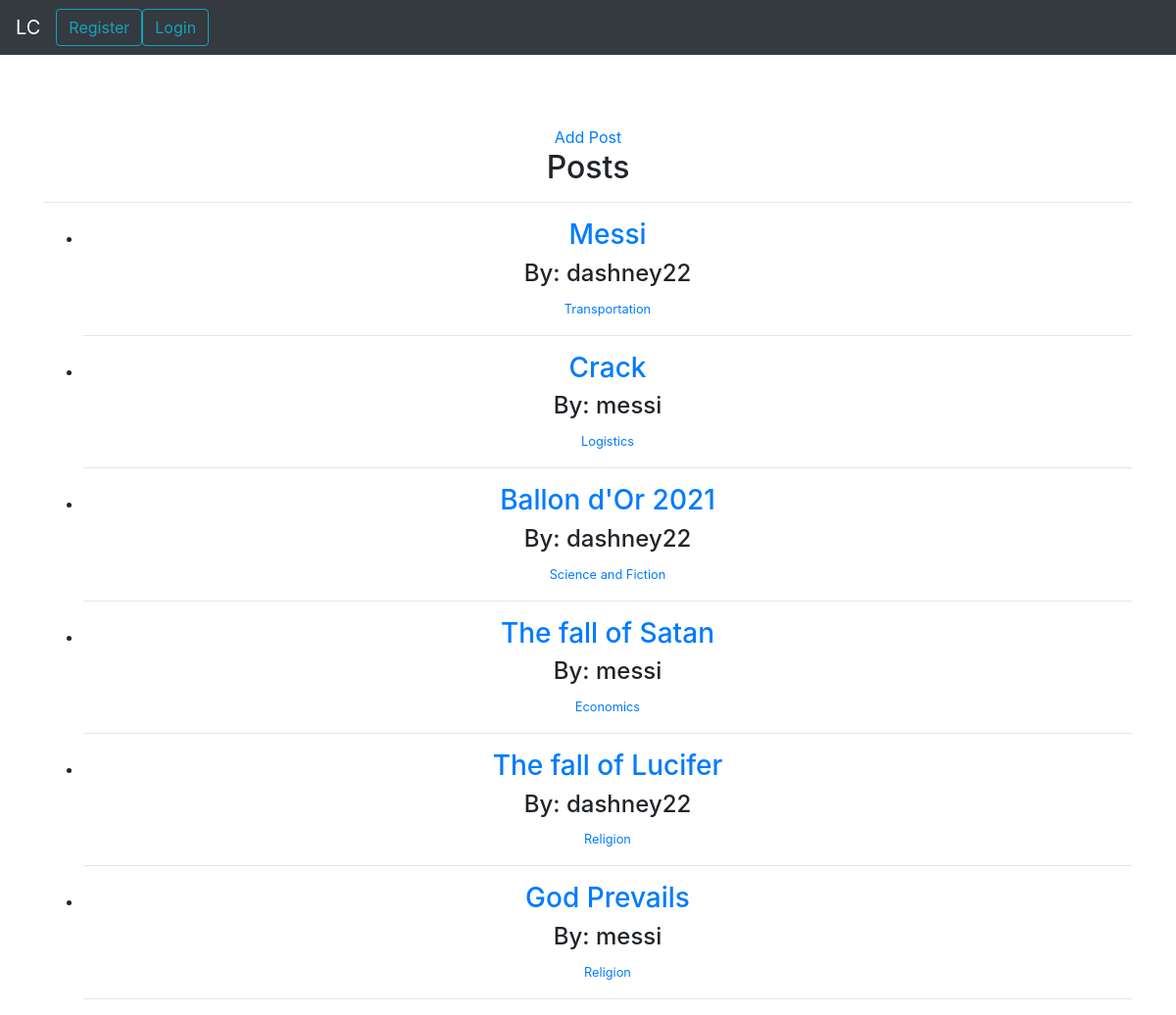
/posts/, run on the app's committed database.
### activities/models.py (models this page shows, shortened)
class Post(models.Model):
    title = models.CharField(max_length=255)
    author = models.ForeignKey(User,on_delete=models.CASCADE)
    body = RichTextField(blank= True, null= True)
    post_date = models.DateField(auto_now_add=True)
    category = models.CharField(max_length=255, default="Philosophy")
    likes = models.ManyToManyField(User, related_name="blog_likes")

### activities/views.py (the view)
# urls.py: path('posts/',PostView.as_view(), name="share-thoughts"),
class PostView(ListView):
    model = Post
    template_name = "activities/share_thoughts.html"
    ordering = ['-post_date']
    cats = Category.objects.all()
    def get_context_data(self,*args, **kwargs):
        cat_menu = Category.objects.all()
        context = super(PostView,self).get_context_data(*args, **kwargs)
        context["cat_menu"] = cat_menu
        return context

### activities/templates/activities/share_thoughts.html
{% extends 'activities/base.html' %}
{% load static %}
{% block content %}
<br/><br/>
<div class="text-center mx-auto">
    <div class="container">
        <div call="row">
            <div class="col-sm">
                <a href="{%url 'add-post' %}"> Add Post</a>
            </div>
            <div class="col-sm">
                <h2>Posts</h2>
            </div>
        </div>
    </div>
 <hr>
 <ul>
    {% for post in object_list %}
     <li>
        <h3><a href="{% url 'post-detail' post.pk %}">{{post.title}}</a>
        </h3>
        <h4> By: {{post.author}} </h4>
        <small><a href="{% url 'category' post.category %}">{{post.category}}</a></small>
    </li>
    <hr>
   {% endfor %}
 </ul>
</div>
{% endblock %}

### activities/templates/activities/base.html (shortened to what this page needs)
{% load static %}
<!doctype html>
<html lang="en">
  <head>
    <link rel="stylesheet" href="https://stackpath.bootstrapcdn.com/bootstrap/4.3.1/css/bootstrap.min.css">
  </head>
  <body>
    {%  include 'activities/includes/navbar.html' %}
    <br>
      <div class="container">
        {% block content %}
        {% endblock %}
      </div>
  </body>
</html>

### activities/templates/activities/includes/navbar.html (shortened to what this page needs)
{% load static %}
<nav class="navbar navbar-expand-lg navbar-dark bg-dark">
    <a class="navbar-brand" href="#">LC</a>
    <div class="collapse navbar-collapse" id="navbarSupportedContent">
      {%if user.is_authenticated %}
        <ul class="navbar-nav mr-auto">
          <li class="nav-item active">
            <a class="nav-link" href="{%url 'home'%}">Home </a>
          </li>
          <li class="nav-item">
            <a class="nav-link" href="{%url 'share-thoughts'%}">Share Thoughts</a>
          </li>
          <li class="nav-item dropdown">
            <a class="nav-link dropdown-toggle" href="#" id="navbarDropdown" role="button" data-toggle="dropdown" aria-haspopup="true" aria-expanded="false">
              Categories
            </a>
            <div class="dropdown-menu" aria-labelledby="navbarDropdown">
              {%for item in cat_menu%}
                <ul>
                  <li><a class="dropdown-item" href="{% url 'category' item %}">
                    {{item}}</a>
                  </li>
                </ul>
                {%endfor%}
            </div>
          </li>
          <li class="nav-item">
              <a class="nav-link" href="#">Research Community</a>
            </li>
            <li class="nav-item">
              <a class="nav-link" href="#">Research Agenda</a>
            </li>
        </ul>
        <form class="form-inline my-2 my-lg-0">
          <a href="{% url 'logout' %}" class="btn btn-outline-info my-2 my-sm-0" type="submit">Logout</a>
        </form >
      {%else%}
        <form class="form-inline my-2 my-lg-0">
          <a href="{% url 'register' %}" class="btn btn-outline-info my-2 my-sm-0" type="submit">Register</a>
          <a href="{% url 'login' %}" class="btn btn-outline-info my-2 my-sm-0" type="submit">Login</a>
        </form>
      {% endif %}
    </div>
  </nav>

### data on the page
Post: title "Messi", author "dashney22", category "Transportation"
Post: title "Crack", author "messi", category "Logistics"
Post: title "Ballon d'Or 2021", author "dashney22", category "Science and Fiction"
Post: title "The fall of Satan", author "messi", category "Economics"
Post: title "The fall of Lucifer", author "dashney22", category "Religion"
Post: title "God Prevails", author "messi", category "Religion"
